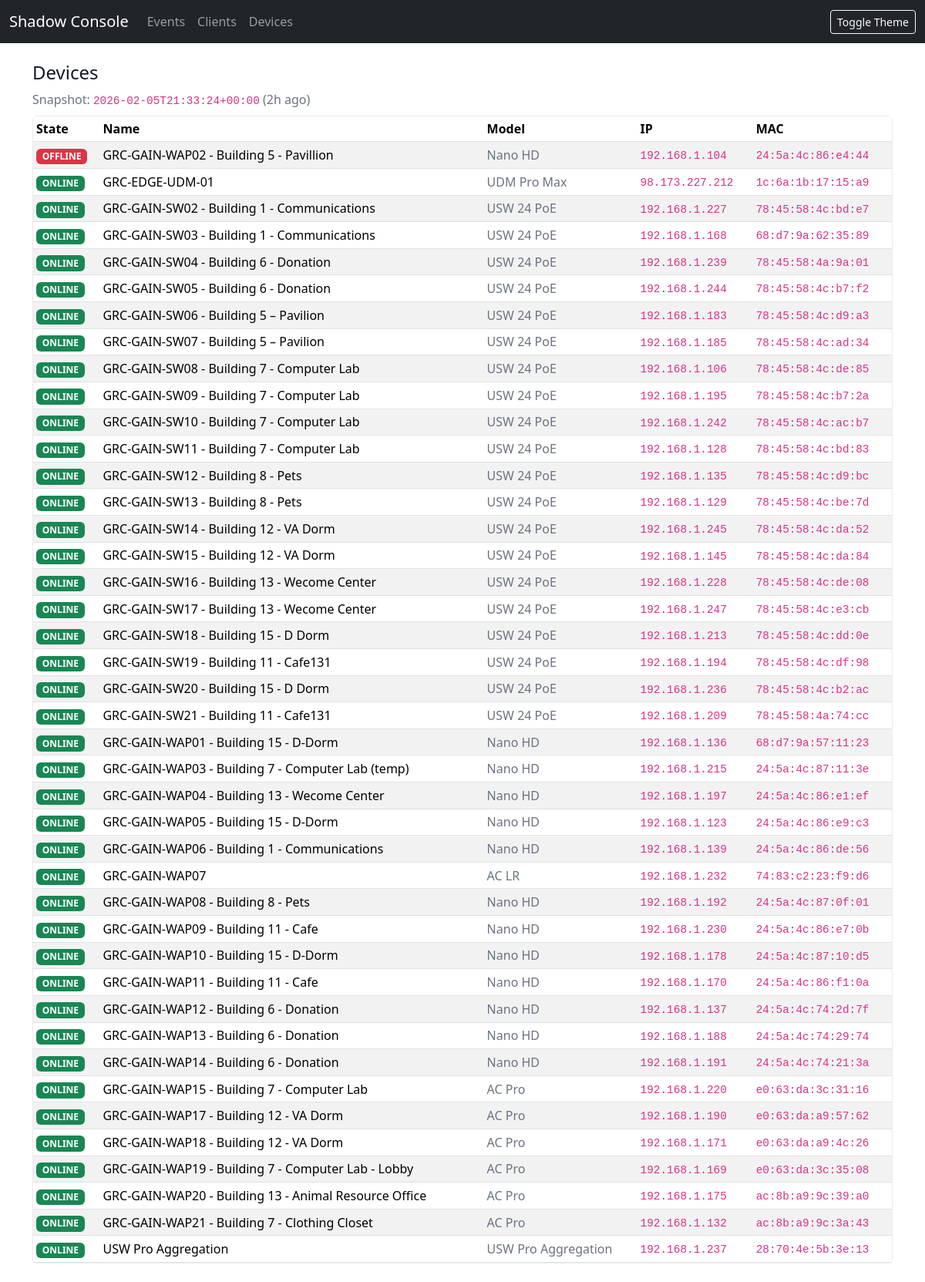
/devices, run on the app's committed database.
### tables this page shows
CREATE TABLE device_snapshot (
            ts TEXT NOT NULL,
            site_id TEXT NOT NULL,
            device_id TEXT NOT NULL,
            name TEXT,
            model TEXT,
            ip TEXT,
            state TEXT,
            mac TEXT,
            raw_json TEXT NOT NULL,
            PRIMARY KEY (ts, device_id)
        );

### web/app.py (the view)
    @app.route("/devices")
    def devices():
        latest = q1("SELECT ts FROM device_snapshot ORDER BY ts DESC LIMIT 1;")
        if not latest:
            return render_template("devices.html", ts=None, devices=[])
        ts = latest["ts"]
        rows = q(
            """
            SELECT device_id, name, model, ip, state, mac
            FROM device_snapshot
            WHERE ts = ?
            ORDER BY
                CASE WHEN state='OFFLINE' THEN 0 ELSE 1 END,
                LOWER(COALESCE(name, device_id)) ASC;
            """,
            (ts,),
        )
        return render_template("devices.html", ts=ts, devices=rows)

### web/templates/devices.html (shortened to what this page needs)
{% extends "base.html" %}
{% block content %}
<h1 class="h4">Devices</h1>
{% if ts %}
<div class="text-muted mb-2">Snapshot: <code>{{ ts }}</code> ({{ ts|age }} ago)</div>
{% endif %}
<div class="card">
  <div class="table-responsive">
    <table class="table table-sm table-striped mb-0">
      <thead>
        <tr>
          <th>State</th><th>Name</th><th>Model</th><th>IP</th><th>MAC</th>
        </tr>
      </thead>
      <tbody>
        {% for d in devices %}
        <tr>
          <td>
            {% if d["state"] == "OFFLINE" %}
              <span class="badge bg-danger">OFFLINE</span>
            {% else %}
              <span class="badge bg-success">ONLINE</span>
            {% endif %}
          </td>
          <td>{{ d["name"] }}</td>
          <td class="text-muted">{{ d["model"] }}</td>
          <td><code>{{ d["ip"] }}</code></td>
          <td><code>{{ d["mac"] }}</code></td>
        </tr>
        {% endfor %}
      </tbody>
    </table>
  </div>
</div>
{% endblock %}

### web/templates/base.html (shortened to what this page needs)
<!doctype html>
<html lang="en" data-theme="light">
<head>
  <link rel="stylesheet" href="https://cdn.jsdelivr.net/npm/bootstrap@5.3.3/dist/css/bootstrap.min.css">
  <link rel="stylesheet" href="{{ url_for('static', filename='style.css') }}">
</head>
<body>
<nav class="navbar navbar-expand-lg navbar-dark bg-dark">
  <div class="container-fluid">
    <a class="navbar-brand" href="/">Shadow Console</a>
    <div class="navbar-nav">
      <a class="nav-link" href="/events">Events</a>
      <a class="nav-link" href="/clients">Clients</a>
      <a class="nav-link" href="/devices">Devices</a>
    </div>
    <button id="theme-toggle" class="btn btn-sm btn-outline-light ms-auto" type="button">
      Toggle Theme
    </button>
  </div>
</nav>
<div class="container my-4">
  {% block content %}{% endblock %}
</div>
</body>
</html>

### web/static/style.css (style rules this page uses)
:root[data-theme="light"] { color-scheme: light; }
body { background: var(--sc-bg, #ffffff); color: var(--sc-text, #111827); }
:root[data-theme="light"] { --sc-bg: #ffffff; --sc-text: #111827; --sc-card: #ffffff; --sc-border: rgba(0,0,0,0.08); --sc-muted: #6b7280; }
.card { background: var(--sc-card); border-color: var(--sc-border); }
.text-muted { color: var(--sc-muted) !important; }
code { font-size: 0.9em; }
.table td { vertical-align: middle; }

### data on the page
device_snapshot: ts "2026-02-05T21:33:24+00:00", ts "2h", state "ONLINE", name "GRC-GAIN-WAP20 - Building 13 - Animal Resource Office", model "AC Pro", ip "192.168.1.175", mac "ac:8b:a9:9c:39:a0"
device_snapshot: state "OFFLINE", name "GRC-GAIN-WAP02 - Building 5 - Pavillion", model "Nano HD", ip "192.168.1.104", mac "24:5a:4c:86:e4:44"
device_snapshot: state "ONLINE", name "GRC-EDGE-UDM-01", model "UDM Pro Max", ip "98.173.227.212", mac "1c:6a:1b:17:15:a9"
device_snapshot: state "ONLINE", name "GRC-GAIN-SW02 - Building 1 - Communications", model "USW 24 PoE", ip "192.168.1.227", mac "78:45:58:4c:bd:e7"
device_snapshot: state "ONLINE", name "GRC-GAIN-SW03 - Building 1 - Communications", model "USW 24 PoE", ip "192.168.1.168", mac "68:d7:9a:62:35:89"
device_snapshot: state "ONLINE", name "GRC-GAIN-SW04 - Building 6 - Donation", model "USW 24 PoE", ip "192.168.1.239", mac "78:45:58:4a:9a:01"
device_snapshot: state "ONLINE", name "GRC-GAIN-SW05 - Building 6 - Donation", model "USW 24 PoE", ip "192.168.1.244", mac "78:45:58:4c:b7:f2"
device_snapshot: state "ONLINE", name "GRC-GAIN-SW06 - Building 5 – Pavilion", model "USW 24 PoE", ip "192.168.1.183", mac "78:45:58:4c:d9:a3"
device_snapshot: state "ONLINE", name "GRC-GAIN-SW07 - Building 5 – Pavilion", model "USW 24 PoE", ip "192.168.1.185", mac "78:45:58:4c:ad:34"
device_snapshot: state "ONLINE", name "GRC-GAIN-SW08 - Building 7 - Computer Lab", model "USW 24 PoE", ip "192.168.1.106", mac "78:45:58:4c:de:85"
device_snapshot: state "ONLINE", name "GRC-GAIN-SW09 - Building 7 - Computer Lab", model "USW 24 PoE", ip "192.168.1.195", mac "78:45:58:4c:b7:2a"
device_snapshot: state "ONLINE", name "GRC-GAIN-SW10 - Building 7 - Computer Lab", model "USW 24 PoE", ip "192.168.1.242", mac "78:45:58:4c:ac:b7"
device_snapshot: state "ONLINE", name "GRC-GAIN-SW11 - Building 7 - Computer Lab", model "USW 24 PoE", ip "192.168.1.128", mac "78:45:58:4c:bd:83"
device_snapshot: state "ONLINE", name "GRC-GAIN-SW12 - Building 8 - Pets", model "USW 24 PoE", ip "192.168.1.135", mac "78:45:58:4c:d9:bc"
device_snapshot: state "ONLINE", name "GRC-GAIN-SW13 - Building 8 - Pets", model "USW 24 PoE", ip "192.168.1.129", mac "78:45:58:4c:be:7d"
device_snapshot: state "ONLINE", name "GRC-GAIN-SW14 - Building 12 - VA Dorm", model "USW 24 PoE", ip "192.168.1.245", mac "78:45:58:4c:da:52"
device_snapshot: state "ONLINE", name "GRC-GAIN-SW15 - Building 12 - VA Dorm", model "USW 24 PoE", ip "192.168.1.145", mac "78:45:58:4c:da:84"
device_snapshot: state "ONLINE", name "GRC-GAIN-SW16 - Building 13 - Wecome Center", model "USW 24 PoE", ip "192.168.1.228", mac "78:45:58:4c:de:08"
device_snapshot: state "ONLINE", name "GRC-GAIN-SW17 - Building 13 - Wecome Center", model "USW 24 PoE", ip "192.168.1.247", mac "78:45:58:4c:e3:cb"
device_snapshot: state "ONLINE", name "GRC-GAIN-SW18 - Building 15 - D Dorm", model "USW 24 PoE", ip "192.168.1.213", mac "78:45:58:4c:dd:0e"
device_snapshot: state "ONLINE", name "GRC-GAIN-SW19 - Building 11 - Cafe131", model "USW 24 PoE", ip "192.168.1.194", mac "78:45:58:4c:df:98"
device_snapshot: state "ONLINE", name "GRC-GAIN-SW20 - Building 15 - D Dorm", model "USW 24 PoE", ip "192.168.1.236", mac "78:45:58:4c:b2:ac"
device_snapshot: state "ONLINE", name "GRC-GAIN-SW21 - Building 11 - Cafe131", model "USW 24 PoE", ip "192.168.1.209", mac "78:45:58:4a:74:cc"
device_snapshot: state "ONLINE", name "GRC-GAIN-WAP01 - Building 15 - D-Dorm", model "Nano HD", ip "192.168.1.136", mac "68:d7:9a:57:11:23"
device_snapshot: state "ONLINE", name "GRC-GAIN-WAP03 - Building 7 - Computer Lab (temp)", model "Nano HD", ip "192.168.1.215", mac "24:5a:4c:87:11:3e"
device_snapshot: state "ONLINE", name "GRC-GAIN-WAP04 - Building 13 - Wecome Center", model "Nano HD", ip "192.168.1.197", mac "24:5a:4c:86:e1:ef"
device_snapshot: state "ONLINE", name "GRC-GAIN-WAP05 - Building 15 - D-Dorm", model "Nano HD", ip "192.168.1.123", mac "24:5a:4c:86:e9:c3"
device_snapshot: state "ONLINE", name "GRC-GAIN-WAP06 - Building 1 - Communications", model "Nano HD", ip "192.168.1.139", mac "24:5a:4c:86:de:56"
device_snapshot: state "ONLINE", name "GRC-GAIN-WAP07", model "AC LR", ip "192.168.1.232", mac "74:83:c2:23:f9:d6"
device_snapshot: state "ONLINE", name "GRC-GAIN-WAP08 - Building 8 - Pets", model "Nano HD", ip "192.168.1.192", mac "24:5a:4c:87:0f:01"
device_snapshot: state "ONLINE", name "GRC-GAIN-WAP09 - Building 11 - Cafe", model "Nano HD", ip "192.168.1.230", mac "24:5a:4c:86:e7:0b"
device_snapshot: state "ONLINE", name "GRC-GAIN-WAP10 - Building 15 - D-Dorm", model "Nano HD", ip "192.168.1.178", mac "24:5a:4c:87:10:d5"
device_snapshot: state "ONLINE", name "GRC-GAIN-WAP11 - Building 11 - Cafe", model "Nano HD", ip "192.168.1.170", mac "24:5a:4c:86:f1:0a"
device_snapshot: state "ONLINE", name "GRC-GAIN-WAP12 - Building 6 - Donation", model "Nano HD", ip "192.168.1.137", mac "24:5a:4c:74:2d:7f"
device_snapshot: state "ONLINE", name "GRC-GAIN-WAP13 - Building 6 - Donation", model "Nano HD", ip "192.168.1.188", mac "24:5a:4c:74:29:74"
device_snapshot: state "ONLINE", name "GRC-GAIN-WAP14 - Building 6 - Donation", model "Nano HD", ip "192.168.1.191", mac "24:5a:4c:74:21:3a"
device_snapshot: state "ONLINE", name "GRC-GAIN-WAP15 - Building 7 - Computer Lab", model "AC Pro", ip "192.168.1.220", mac "e0:63:da:3c:31:16"
device_snapshot: state "ONLINE", name "GRC-GAIN-WAP17 - Building 12 - VA Dorm", model "AC Pro", ip "192.168.1.190", mac "e0:63:da:a9:57:62"
device_snapshot: state "ONLINE", name "GRC-GAIN-WAP18 - Building 12 - VA Dorm", model "AC Pro", ip "192.168.1.171", mac "e0:63:da:a9:4c:26"
device_snapshot: state "ONLINE", name "GRC-GAIN-WAP19 - Building 7 - Computer Lab - Lobby", model "AC Pro", ip "192.168.1.169", mac "e0:63:da:3c:35:08"
device_snapshot: state "ONLINE", name "GRC-GAIN-WAP21 - Building 7 - Clothing Closet", model "AC Pro", ip "192.168.1.132", mac "ac:8b:a9:9c:3a:43"
device_snapshot: state "ONLINE", name "USW Pro Aggregation", model "USW Pro Aggregation", ip "192.168.1.237", mac "28:70:4e:5b:3e:13"
